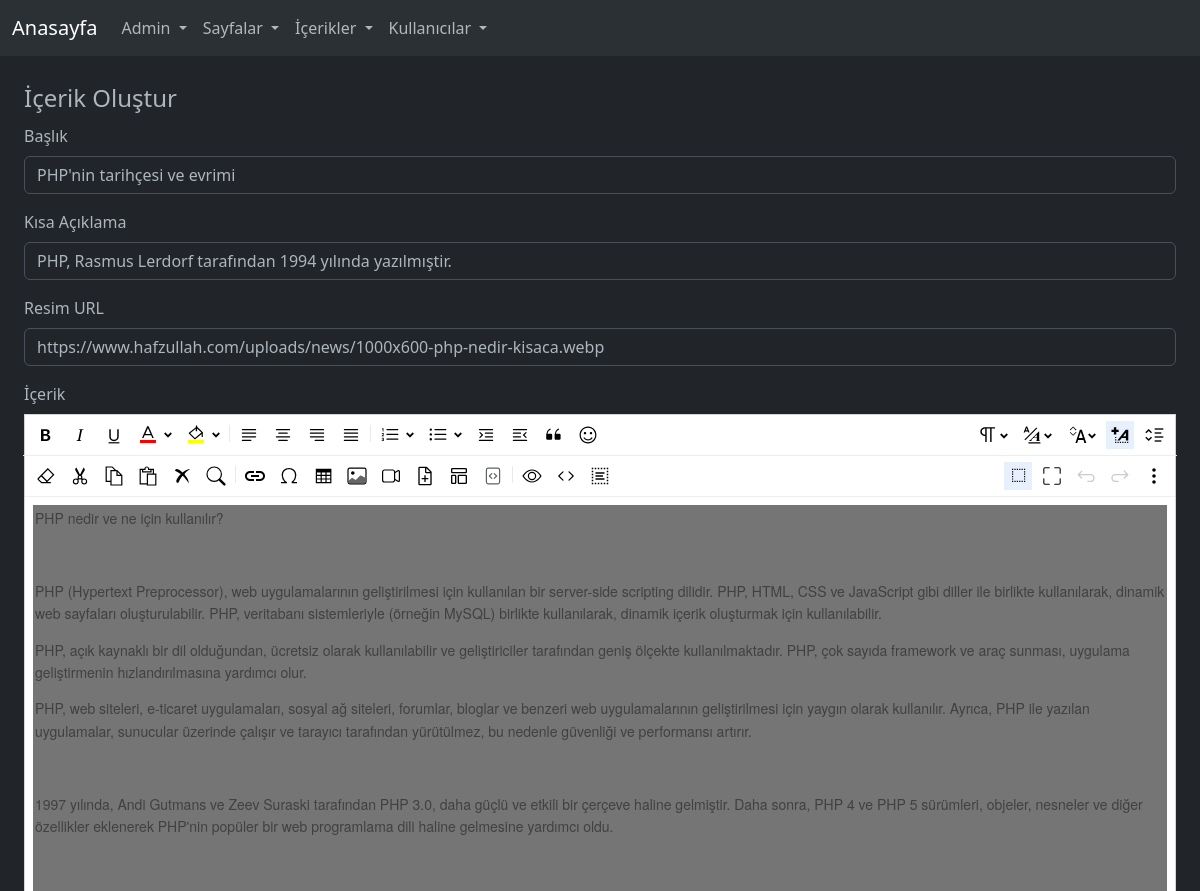
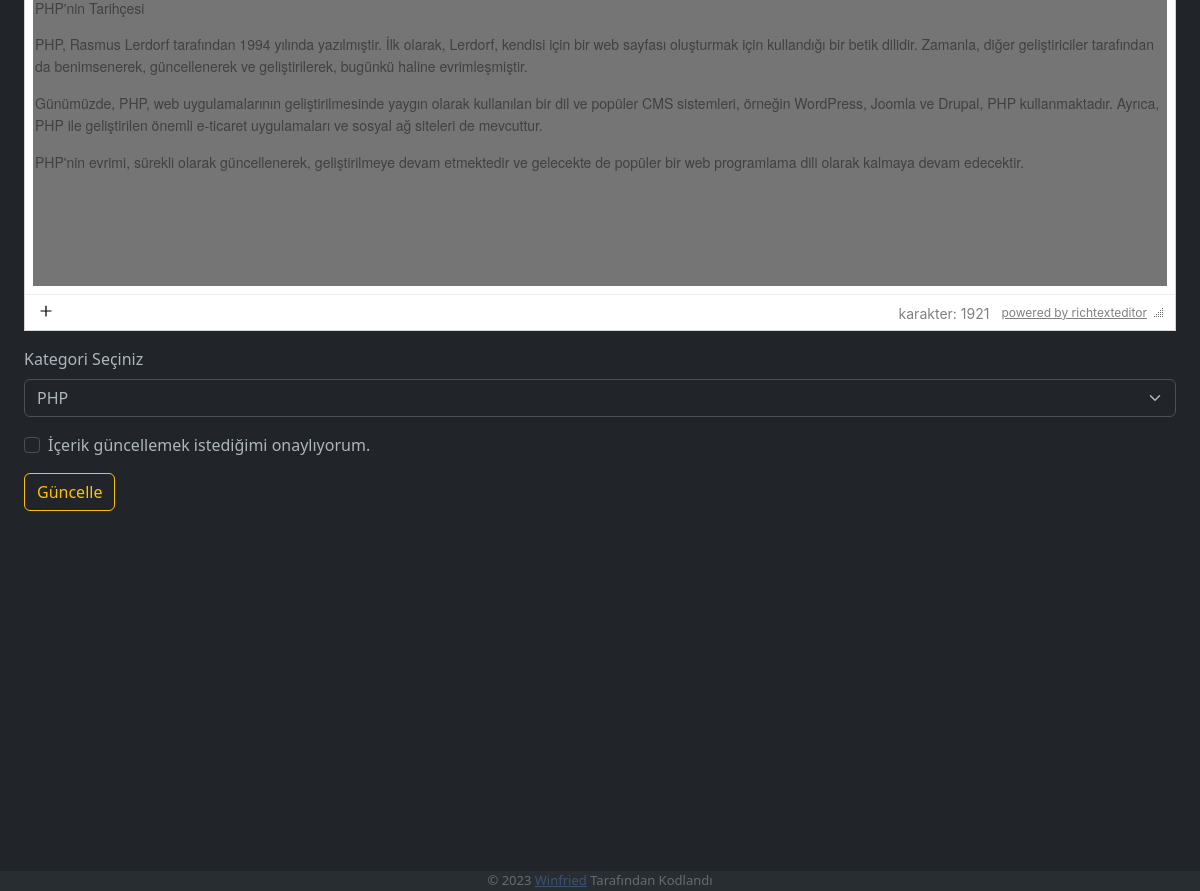
The app's page /admin/update/contents.php?pid=2 (signed in) with its own data (2 pictures, top to bottom).
### tables this page shows
CREATE TABLE `contents` (
  `id` int(11) NOT NULL,
  `url` varchar(3000) DEFAULT NULL,
  `title` varchar(3000) NOT NULL,
  `short` varchar(3000) NOT NULL,
  `content` text NOT NULL,
  `image` text NOT NULL,
  `category` int(11) NOT NULL,
  `author` int(11) NOT NULL DEFAULT 0,
  `time` datetime NOT NULL DEFAULT current_timestamp()
);

### admin/update/contents.php (called while the page is built, shortened)
<?php
include("../layouts/header.php");
include("../layouts/nav.php");
include("../layouts/update/contents.php");
include("../layouts/footer.php");
?>

### admin/layouts/update/contents.php (the view, shortened to what this page needs)
<br>
<?php
if(isset($_GET["pid"]))
{
    $check_data=$conn->prepare('SELECT * FROM contents WHERE id = :id');
    $check_data->bindValue(':id', $_GET["pid"]);
    $check_data->execute();
    $ContentInfo = $check_data->fetch(PDO::FETCH_ASSOC);
} else {
    header("Location: /admin/contents?error=invalidlink");
}
    $content_title = $ContentInfo["title"];
    $content_short = $ContentInfo["short"];
    $content_image = $ContentInfo["image"];
    $content_category = $ContentInfo["category"];
?>
<link rel="stylesheet" href="../../../richtexteditor/rte_theme_default.css" />
<div class="" >
    <div class="container-fluid gap-0">
        <form method="POST" action="./contents.php?pid=<?= $_GET["pid"] ?>">
            <fieldset class="container-fluid gap-0">
                <legend>İçerik Oluştur</legend>
                <div class="mb-3">
                    <label for="titleForm" class="form-label">Başlık</label>
                    <input type="text" name="titleForm" id="titleForm" class="form-control" placeholder="Şok! şok! şok!"  value="<?= $content_title ?>" required>
                </div>
                <div class="mb-3">
                    <label for="shortForm" class="form-label">Kısa Açıklama</label>
                    <input type="text" name="shortForm" id="shortForm" class="form-control" placeholder="..." value="<?= $content_short ?>" required>
                </div>
                <div class="mb-3">
                    <label for="image" class="form-label">Resim URL</label>
                    <input class="form-control" type="text" id="imageForm" name="imageForm" value="<?= $content_image ?>" required>
                </div>
                <div class="mb-3">
                    <label for="contentFform" class="form-label">İçerik</label>
                </div>
                <div class="mb-3">
                    <label for="ctgForm" class="form-label">Kategori Seçiniz</label>
                    <select name="ctgForm" id="ctgForm"  class="form-select" required>
                        <?php
                        $sqlkont = "SELECT * FROM categories";
                        $ctgchk = $conn->prepare($sqlkont);
                        $ctgchk->execute();
                        $categoriesresult = $ctgchk->fetchAll(PDO::FETCH_OBJ);
                        foreach ($categoriesresult as $ctg_x) {
                        if ($content_category == $ctg_x->id) {
                            ?>
                            <option value="<?=$ctg_x->id ?>" selected><?=$ctg_x->name ?></option>
                            <?php
                        } else {
                            ?>
                            <option value="<?=$ctg_x->id ?>" ><?=$ctg_x->name ?></option>
                        <?php
                        }
                        }
                        ?>
                    </select>
                </div>
                <div class="mb-3">
                    <div class="form-check">
                        <input class="form-check-input" type="checkbox" name="okeyForm" required>
                        <label class="form-check-label" for="okeyForm">
                            İçerik güncellemek istediğimi onaylıyorum.
                        </label>
                    </div>
                </div>
                <button type="submit" name="submitForm" id="submitForm" class="btn btn-outline-warning">Güncelle</button>
            </fieldset>
        </form>
    </div>
</div>

### richtexteditor/runtime/richtexteditor_content.css (style rules this page uses)
body, table, p, div { font-family: "Helvetica Neue", Helvetica, Arial, sans-serif; color: #414141; font-size: 14px; line-height: 1.6; }
* { box-sizing: border-box; }

### records on screen
contents: titleForm "PHP'nin tarihçesi ve evrimi", shortForm "PHP, Rasmus Lerdorf tarafından 1994 yılında yazılmıştir.", imageForm "https://www.hafzullah.com/uploads/news/1000x600-php-nedir-kisaca.webp"

### other values on screen
$_SESSION['username'] "Admin"
form field ctgForm "PHP"
